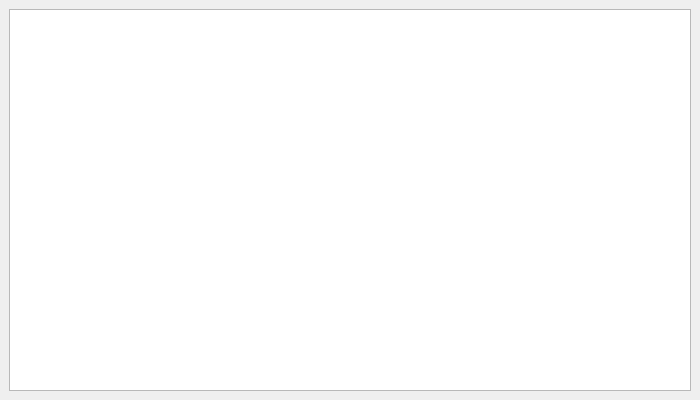
<?xml version="1.0" encoding="UTF-8"?>
<ui version="4.0">
    <class>MainWindow</class>
    <widget class="QMainWindow" name="MainWindow">
        <property name="geometry">
            <rect>
                <x>0</x>
                <y>0</y>
                <width>700</width>
                <height>400</height>
            </rect>
        </property>
        <property name="windowTitle">
            <string>Учёт заказов</string>
        </property>

        <widget class="QWidget" name="centralwidget">
            <layout class="QVBoxLayout" name="verticalLayout">
                <item>
                    <widget class="QTableView" name="tableView"/>
                </item>
            </layout>
        </widget>


    </widget>
    <resources/>
    <connections/>
</ui>
